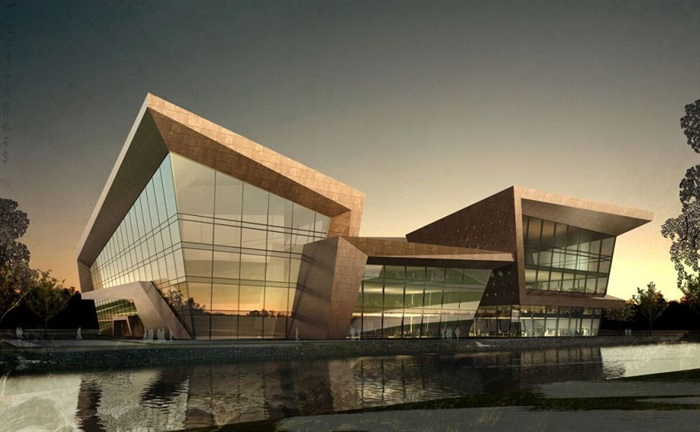
#> input picture data/IMG10.jpg, 700 x 432 px
$ python 10EdgeDetection.py   (older library calls are emulated)
#> lines starting #> are read from the running program, lines starting #| are printed output that depends on the picture; after the words box and inside, x2 and y2 are one past the last pixel; in counts of white or black regions, pixels touching at a corner belong together
'''
reference:https://www.youtube.com/watch?v=APBXfqVccS0&list=PLuh62Q4Sv7BUf60vkjePfcOQc8sHxmnDX&index=10
'''

import cv2
import numpy as np
import matplotlib.pyplot as plt


fig, ax = plt.subplots(3, 3, figsize=(10, 10), num='gradient')
im = cv2.imread('./data/IMG10.jpg')
#> im is the input picture: shape (432, 700, 3); mean B, G, R 81.9, 99.9, 106.9
gray_im = cv2.cvtColor(im, cv2.COLOR_BGR2GRAY)
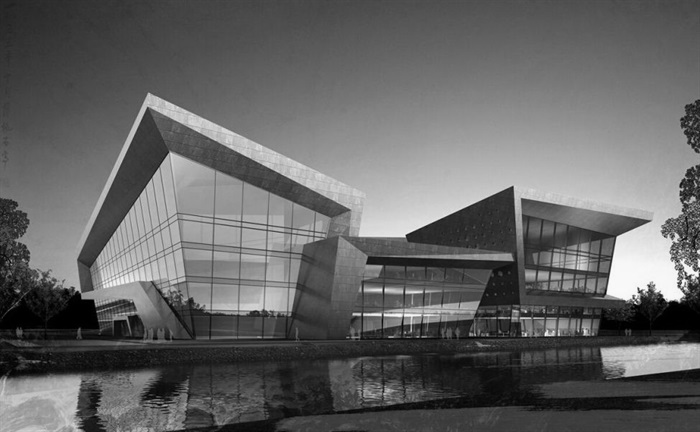
#> gray_im: shape (432, 700); min 0, max 251, mean 99.9
plt.subplot(331)
plt.title('original image')
plt.imshow(gray_im, cmap='gray')

hx = np.array([[-1, 1]])
hy = np.transpose(np.array([[-1, 1]]))

gx = cv2.filter2D(gray_im.astype(np.float), ddepth=-1, kernel=hx)
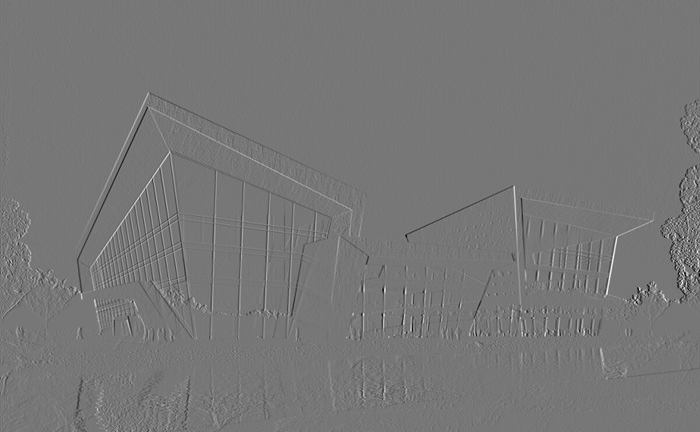
#> gx: shape (432, 700) float64; min -144, max 164, mean 0; drawn with min black and max white
plt.subplot(332)
plt.title('gradient in x')
plt.imshow(np.abs(gx), cmap='gray')

gy = cv2.filter2D(gray_im.astype(np.float), ddepth=-1, kernel=hy)
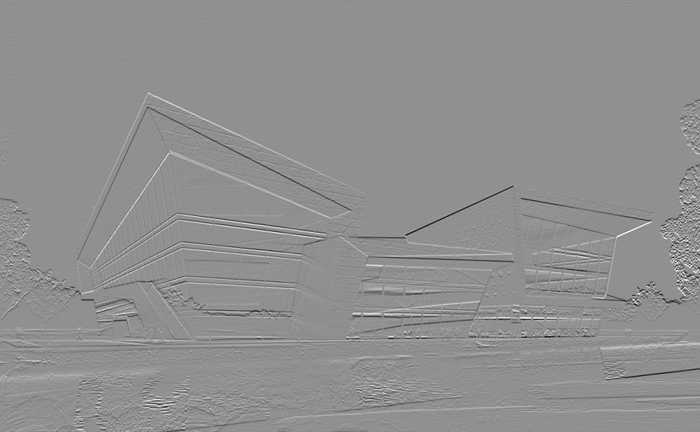
#> gy: shape (432, 700) float64; min -168, max 129, mean 0; drawn with min black and max white
plt.subplot(333)
plt.title('gradient in y')
plt.imshow(np.abs(gy), cmap='gray')

plt.subplot(334)
plt.title('colormap with x')
plt.imshow(np.abs(gx), cmap=plt.get_cmap('rainbow'))

ret, th = cv2.threshold(np.abs(gx), 20, 255, cv2.THRESH_BINARY)
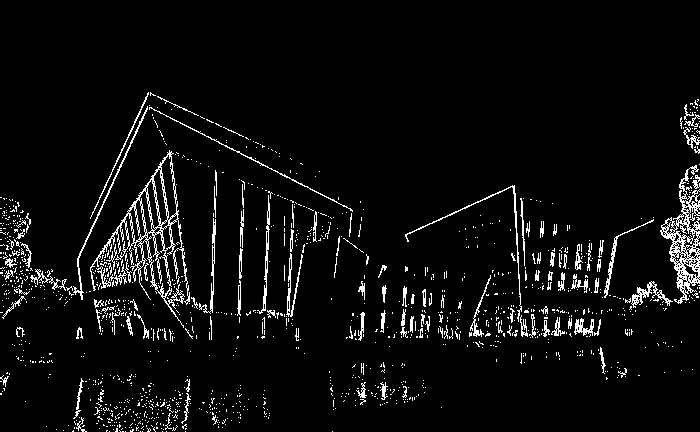
#> th: shape (432, 700) float64; 5.1% white in thin lines or dots, all inside (x1, y1, x2, y2) = (0, 92, 700, 432)
plt.subplot(335)
plt.title('threshold with x')
plt.imshow(th, cmap='gray')

sobel_x = np.array([[-1, 0, 1], [-2, 0, 2], [-1, 0, 1]])
gx_sobel = cv2.filter2D(gray_im, ddepth=-1, kernel=sobel_x)
plt.subplot(336)
plt.title('sobel with x')
plt.imshow(np.abs(gx_sobel), cmap=plt.get_cmap('rainbow'))

m = np.sqrt(np.power(gx.astype(np.float), 2)+np.power(gy.astype(np.float), 2))
plt.subplot(337)
plt.title('magnitude about image')
plt.imshow(m.astype(np.uint), cmap='gray')

alpha = np.arctan2(gy.astype(np.float), gx.astype(np.float))*180/np.pi
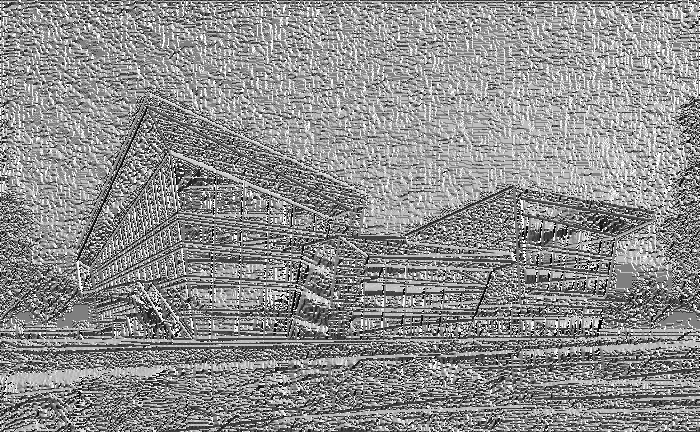
#> alpha: shape (432, 700) float64; min -179.3, max 180, mean 21.2; drawn with min black and max white
plt.subplot(338)
plt.title('alpha in image')
plt.imshow(alpha, cmap=plt.get_cmap('rainbow'))

e = (np.abs((alpha-30) > 10)) & (m > 20)
plt.subplot(339)
plt.title('condition in image')
plt.imshow(e, cmap='gray')

plt.show()
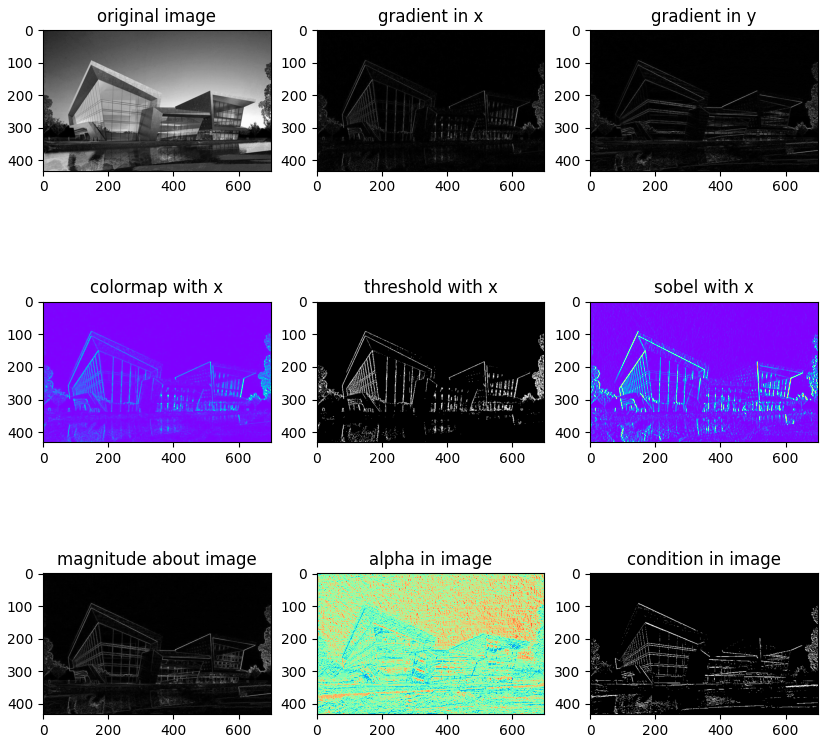
#> figure drawn by matplotlib, 9 panels


plt.subplot()
plt.title('alpha in image with more details')
plt.imshow(alpha, cmap=plt.get_cmap('rainbow'))
plt.colorbar()
plt.show()
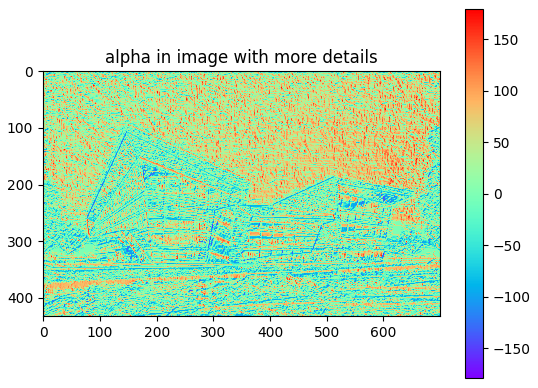
#> figure drawn by matplotlib, 2 panels


'''===============laplacian of gaussian(LOG)========='''


def createLOGKernel(sigma, size):
    H, W = size
    r, c = np.mgrid[0:H:1.0, 0:W:1.0]
    r -= (H-1)/2
    c -= (W-1)/2
    sigma2 = np.power(sigma, 2.)
    norm2 = np.power(r, 2.) + np.power(c, 2.0)
    LogKernel = (norm2/sigma2 -2)*np.exp(-norm2/(2*sigma2))
    return LogKernel


H, W = [101, 101]
h = createLOGKernel(10, [101, 101])
fig = plt.figure()
#> (the run stopped early here; a loop or call above may not have finished)
